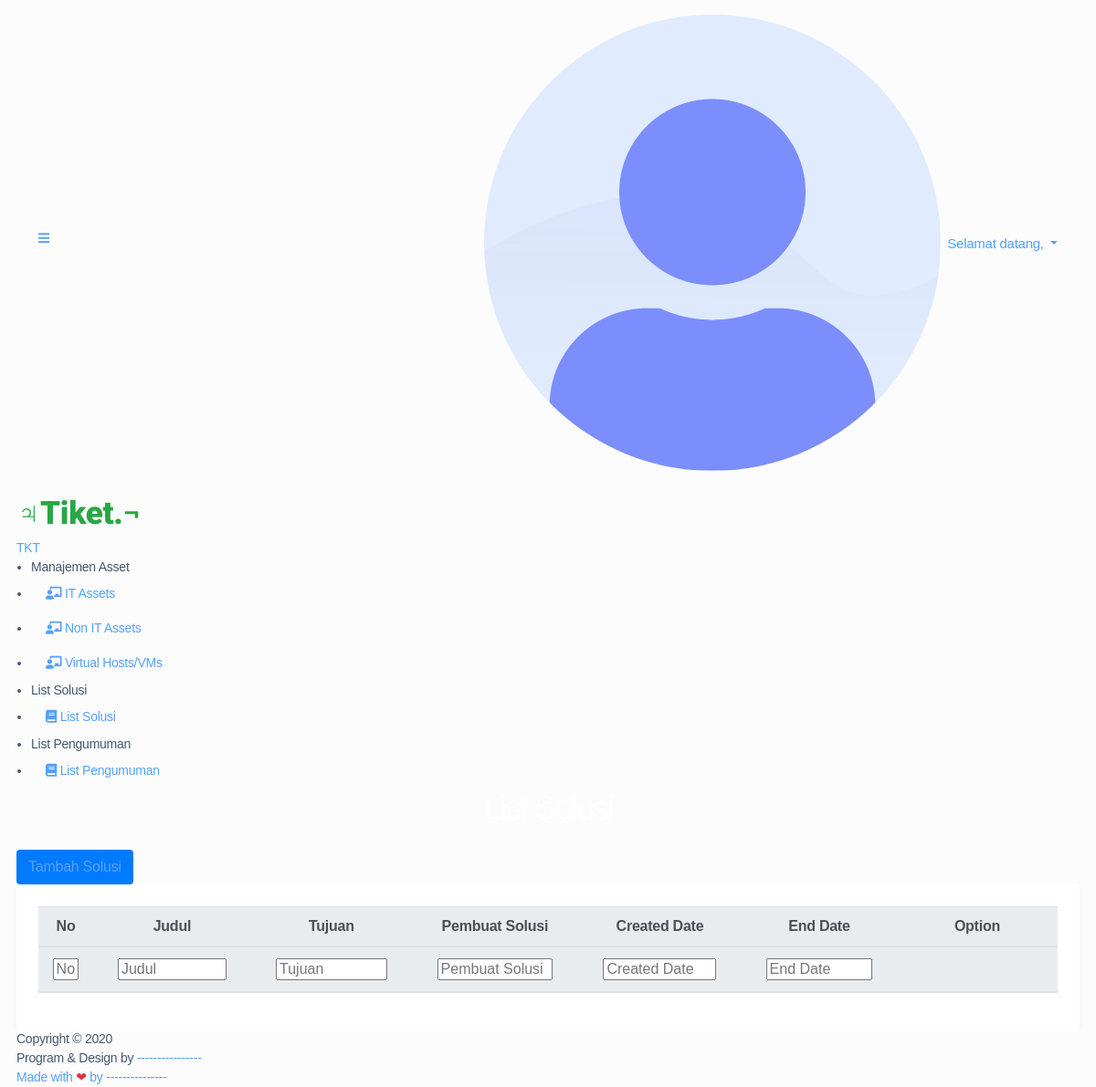
The app's page /index.php/teknisi, older data.
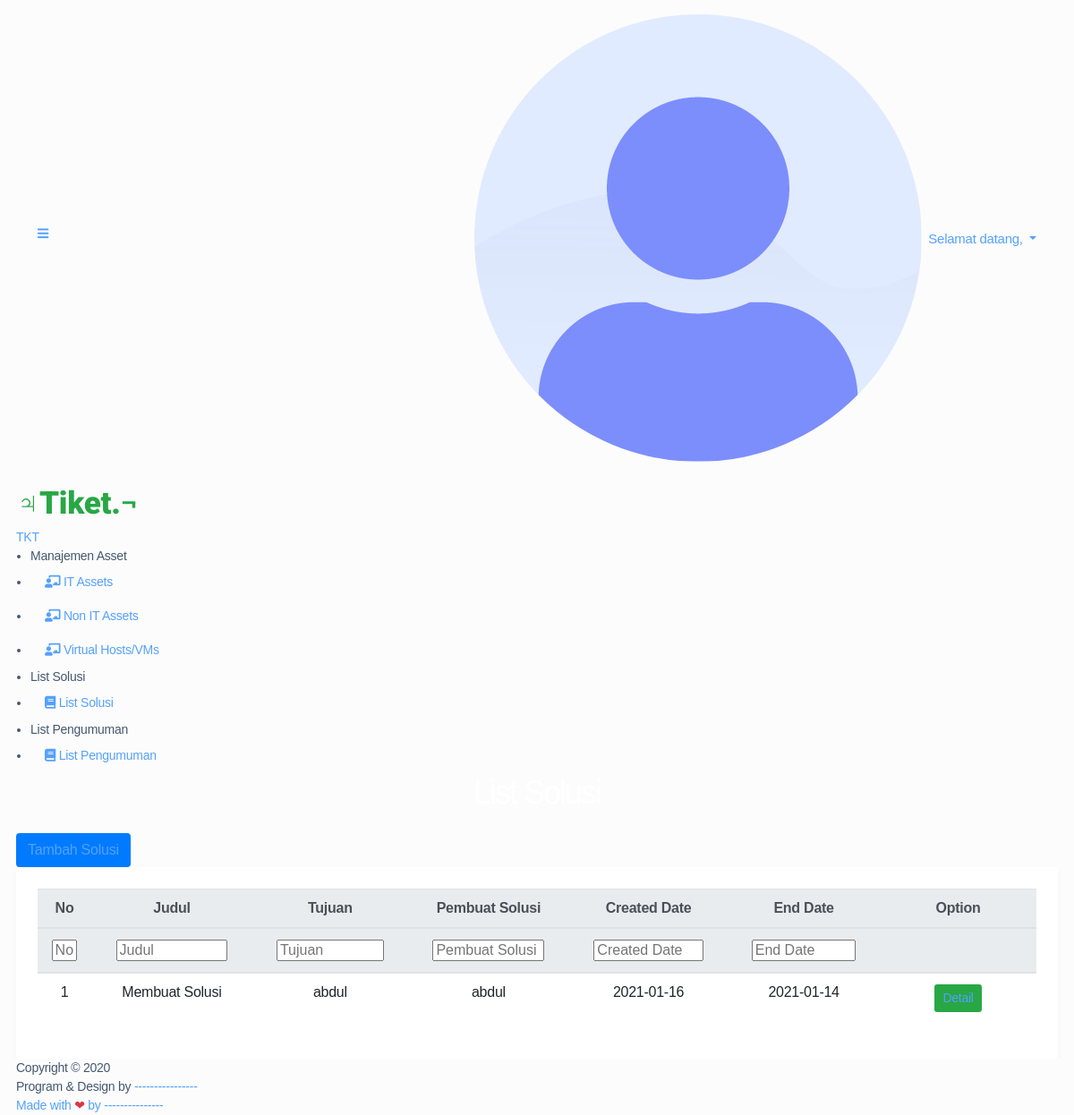
The same page, newer data.
### tables this page shows
CREATE TABLE `tbl_solusi` (
  `id` int(11) NOT NULL,
  `judul` varchar(150) NOT NULL,
  `user` varchar(50) NOT NULL,
  `created_date` date NOT NULL,
  `isi` text NOT NULL,
  `tujuan` varchar(30) NOT NULL,
  `end_date` date NOT NULL
);

### application/controllers/Teknisi.php (called while the page is built, shortened)
<?php
class Teknisi extends CI_Controller
{
	function __construct()
	{
		$this->load->helper('url');
		$this->load->library('form_validation');
		$this->load->helper('form');
	}
	public function index()
	{
		$this->load->model('Msolusi');
		$data['level'] = $this->session->userdata('level');
		$data['nama'] = $this->session->userdata('nama');
		$data['solusi'] = $this->Msolusi->tampil_data()->result();
		$this->load->view('navbar/nav_teknisi', $data);
		$this->load->view('teknisi/list_solusi', $data);
	}
}

### index.php (called while the page is built, shortened)
<?php
require_once BASEPATH.'core/CodeIgniter.php';

### application/models/Msolusi.php (called while the page is built, shortened)
<?php
class Msolusi extends CI_Model
{
    public function tampil_data()
    {
        return $this->db->get('tbl_solusi');
    }
}

### application/views/teknisi/list_solusi.php (the view, shortened to what this page needs)
<div class="main-content">
    <section class="section">
        <div class="section-header">
            <h1>List Solusi </h1>
        </div>
        <div class="section-header">
            <a id="filtering" class="btn btn-primary" href="<?= base_url('teknisi/add_solusi') ?>">Tambah Solusi</a>
        </div>
        <div class="row" style="overflow: scroll">
            <div class="col-md-12">
                <div class="bg-white p-4" style="border-radius:3px;box-shadow:rgba(0, 0, 0, 0.03) 0px 4px 8px 0px">
                <table id="example" class="table align-items-center table-flush">
                        <thead class="thead-light">
                            <tr class="text-center">
                                <th style="width: 60px;">No</th>
                                <th scope="col">Judul</th>
                                <th scope="col">Tujuan</th>
                                <th scope="col">Pembuat Solusi</th>
                                <th scope="col">Created Date</th>
                                <th scope="col">End Date</th>
                                <th scope="col">Option</th>
                            </tr>
                        </thead>
                        <tbody>
                            <?php
                              $i = 1;
                              foreach ($solusi as $u) {
                              ?>
                                <tr class="text-center">
                                    <td style="width: 60px;"><?php echo $i ?></td>
                                    <td><?php echo $u->judul ?></td>
                                    <td><?php echo $u->user ?></td>
                                    <td><?php echo $u->user ?></td>
                                    <td><?php echo $u->created_date ?></td>
                                    <td><?php echo $u->end_date ?></td>
                                    <td class="text-center">
                                        <a href="#" class="btn btn-sm btn-success">Detail</a>
                                    </td>
                                </tr>
                            <?php
                              }
                              ?>
                        </tbody>
                    </table>
                </div>
            </div>
        </div>
</div>
</div>
<?php include("footer.php") ?>
</body>
</html>

### application/views/navbar/nav_teknisi.php (shortened to what this page needs)
<!DOCTYPE html>
<html lang="en">
<head>
    <link rel="stylesheet" href="https://stackpath.bootstrapcdn.com/bootstrap/4.3.1/css/bootstrap.min.css">
    <link rel="stylesheet" href="https://use.fontawesome.com/releases/v5.7.2/css/all.css">
    <link rel="stylesheet" href="https://cdnjs.cloudflare.com/ajax/libs/bootstrap-select/1.13.1/css/bootstrap-select.css" />
    <link rel="stylesheet" href="<?= base_url('assets/') ?>stisla-assets/css/style.css">
    <link rel="stylesheet" href="<?= base_url('assets/') ?>stisla-assets/css/components.css">
</head>
<?php
$url = explode('/', uri_string());
if (!isset($url[1])) {
    $url[1] = 'index';
}
$active = $url[1];
?>
<body>
    <div id="app">
        <div class="main-wrapper">
            <nav class="navbar navbar-expand-lg main-navbar">
                <form class="form-inline mr-auto">
                    <ul class=" navbar-nav mr-3">
                        <li><a href="#" data-toggle="sidebar" class="nav-link nav-link-lg"><i class="fas fa-bars"></i></a>
                        </li>
                    </ul>
                </form>
                <ul class="navbar-nav navbar-right">
                    <li class="dropdown"><a href="#" data-toggle="dropdown" class="nav-link dropdown-toggle nav-link-lg nav-link-user">
                            <img alt="image" style="margin-bottom:4px !important;" src="http://localhost/Sidayan/assets/stisla-assets/img/avatar/avatar-1.png" class="rounded-circle mr-1 my-auto">
                            <div class="d-sm-none d-lg-inline-block" style="font-size:15px;">Selamat datang, <?php echo $nama; ?></div>
                        </a>
                    </li>
                </ul>
            </nav>
            <div class="main-sidebar">
                <aside id="sidebar-wrapper">
                    <div class="sidebar-brand text-danger">
                        <a href="<?= base_url('teknisi') ?>" style="font-size: 35px; font-weight:900;font-family: 'Roboto', sans-serif;" class="text-success">&#9795;Tiket.&not;</a>
                    </div>
                    <div class="sidebar-brand sidebar-brand-sm">
                        <a href="<?= base_url('teknisi') ?>">TKT</a>
                    </div>
                    <ul class="sidebar-menu">
                        <li class="menu-header">Manajemen Asset</li>
                        <li class="nav-item dropdown <?php if ($active == 'data_peminjaman' || $active == 'add_peminjaman') : ?> active <?php endif ?>">
                            <a href="<?= base_url('teknisi/list_assets') ?>" class="nav-link has-dropdown"><i class="fas fa-chalkboard-teacher"></i>
                                <span>IT Assets</span></a>
                        </li>
                        <li class="nav-item dropdown <?php if ($active == 'data_peminjaman' || $active == 'add_peminjaman') : ?> active <?php endif ?>">
                            <a href="<?= base_url('teknisi/list_assets') ?>" class="nav-link has-dropdown"><i class="fas fa-chalkboard-teacher"></i>
                                <span>Non IT Assets</span></a>
                        </li>
                        <li class="nav-item dropdown <?php if ($active == 'data_peminjaman' || $active == 'add_peminjaman') : ?> active <?php endif ?>">
                            <a href="<?= base_url('teknisi/list_assets') ?>" class="nav-link has-dropdown"><i class="fas fa-chalkboard-teacher"></i>
                                <span>Virtual Hosts/VMs</span></a>
                        </li>
                        <li class="menu-header">List Solusi</li>
                        <li class="nav-item dropdown <?php if ($active == 'data_pengembalian') : ?> active <?php endif ?>">
                            <a href="#" class="nav-link has-dropdown"><i class="fas fa-book"></i>
                                <span>List Solusi</span></a>
                        </li>
                        <li class="menu-header">List Pengumuman</li>
                        <li class="nav-item dropdown <?php if ($active == 'data_pengembalian') : ?> active <?php endif ?>">
                            <a href="#" class="nav-link has-dropdown"><i class="fas fa-book"></i>
                                <span>List Pengumuman</span></a>
                        </li>
                </aside>
            </div>

### application/views/teknisi/footer.php (shortened to what this page needs)
<footer class="main-footer">
    <div class="footer-left">
        Copyright &copy; 2020 <div class="bullet"></div> Program & Design by <a href="">----------------
    </div>
    <div class="footer-right">
        Made with <span class="text-danger"> &#10084;</span> by ---------------
    </div>
</footer>
</div>

### application/views/navbar/nav_teknisi.php (style rules this page uses)
body { background: #fcfcfc; }
h1 { text-align: center; font-family: sans-serif; font-weight: 300; color: #fff; }

Row changes from the older to the newer data that the page shows:
added tbl_solusi: judul "Membuat Solusi", user "abdul", created_date "2021-01-16", end_date "2021-01-14"
